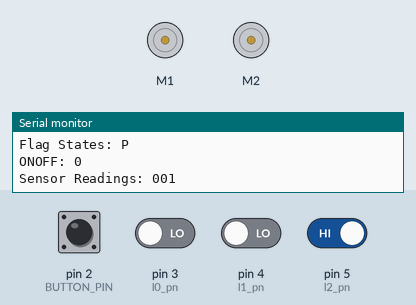
Recording of a sketch running on a simulated Arduino Uno, built with avr-gcc and run on an emulated ATmega328P. On the bench: 2 × DC motor (green arrow = forward, orange = backward, longer = faster), the last lines printed to the serial monitor. Inputs (shaded band) come from the test bench; at power-on: pin 5 (l2_pn) HIGH, pin 2 (BUTTON_PIN), pin 3 (l0_pn), pin 4 (l1_pn) LOW.

Above: at 1.2 s.
1.3 s: pin 2 (BUTTON_PIN) pulled HIGH for 0.15 s
4.4 s: pin 3 (l0_pn) driven HIGH
At 5.0 s:
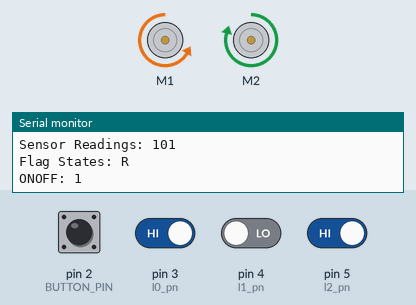
5.9 s: pin 4 (l1_pn) driven HIGH
At 6.6 s:
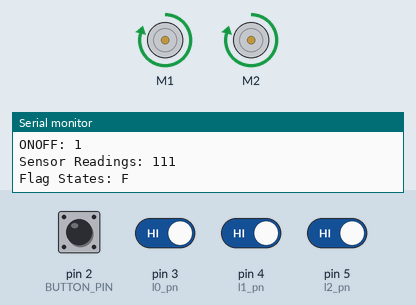
7.5 s: pin 5 (l2_pn) driven LOW
At 7.9 s:
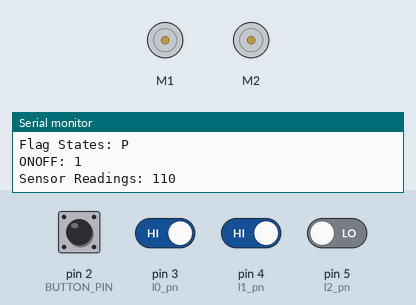
9.0 s: pin 5 (l2_pn) driven HIGH
At 9.5 s:
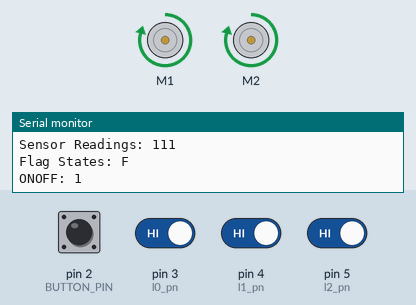
10.5 s: pin 3 (l0_pn) driven LOW
At 11.8 s:
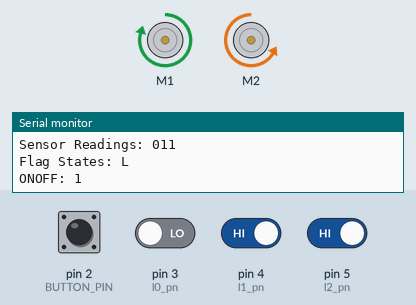
Timing chart, 0 to 13.0 s (numbered marks = the images above; inputs shaded):
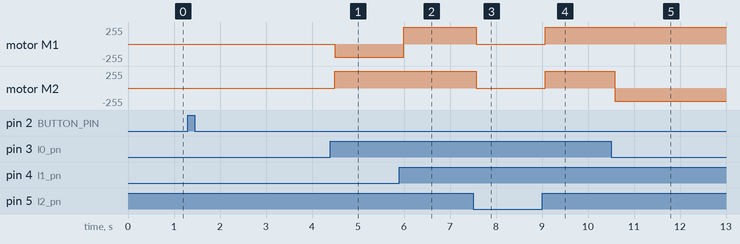

The sketch:

line_follow_button_221019.ino
```cpp
#include <Wire.h>
#include <Adafruit_MotorShield.h>
#include "utility/Adafruit_MS_PWMServoDriver.h"

/* setup the motor and create the DC motor object*/
Adafruit_MotorShield AFMS = Adafruit_MotorShield(); // Create the Adafruit_MotorShield object
Adafruit_DCMotor *Rwheel = AFMS.getMotor(1);        // RIHGT
Adafruit_DCMotor *Lwheel = AFMS.getMotor(2);        // LEFT

/*defining pins and variables*/

#define BUTTON_PIN 2 // switch
#define l0_pn 3      // left
#define l1_pn 4      // right
#define l2_pn 5      // far right

// Variables will change:
bool flag_started = false;
bool flag_onoff = false;
char flag_nav = 'P';
int motor_speed = 250;
int l0, l1, l2;

// button variable
byte lastButtonState = LOW;
unsigned long debounceDuration = 50; // millis
unsigned long lastTimeButtonStateChanged = 0;

void setup()
{
  pinMode(BUTTON_PIN, INPUT);
  pinMode(l0_pn, INPUT); // light sensor on the left
  pinMode(l1_pn, INPUT); // light sensor on the right
  pinMode(l2_pn, INPUT); // light sensor on the far right
  Serial.begin(9600);
  AFMS.begin(); // Connect to the controller
}

void loop()
{
  // read and store light sensor values
  l0 = digitalRead(l0_pn);
  l1 = digitalRead(l1_pn);
  l2 = digitalRead(l2_pn);

  // print values of the light sensors to the serial monitor
  Serial.print("Sensor Readings: ");
  Serial.print(l0);
  Serial.print(l1);
  Serial.println(l2);

  Serial.print("Flag States: ");
  Serial.println(flag_nav);

  // button debounce
  if (millis() - lastTimeButtonStateChanged > debounceDuration)
  {
    byte buttonState = digitalRead(BUTTON_PIN);
    if (buttonState != lastButtonState)
    {
      lastTimeButtonStateChanged = millis();
      lastButtonState = buttonState;
      if (buttonState == LOW)
      {
        // do an action, for example print on Serial
        Serial.println("Button released");
        flag_onoff = !flag_onoff;
      }
    }
  }
  Serial.print("ONOFF: ");
  Serial.println(flag_onoff);

  if (flag_onoff == true)
  {
    line_follow();
  }

  else if (flag_onoff == false && flag_nav != 'P')
  {
    stop_move();
  }
}

/***********************************************************/
// define functions
void line_follow()
{

  if (l2 == LOW && flag_nav != 'P')
  {
    Serial.println("Junctions detected!");
    stop_move();
  }

  else if (l2 == HIGH)
  {
    // neither l0 or l1 detects the line
    if ((l0 == HIGH && l1 == HIGH) && flag_nav != 'F')
    {
      // forward
      move_forward();
      Serial.println("MOVE FORWARD!");
    }

    // l0 detects the line
    else if ((l0 == LOW && l1 == HIGH) && flag_nav != 'L')
    {
      // adjust left slightly
      adjust_left();
    }

    // l1 detects the line
    else if ((l0 == HIGH && l1 == LOW) && flag_nav != 'R')
    {
      // adjust right slightly
      adjust_right();
    }

    // l0 and l1 both detect the line
    else if ((l0 == LOW && l1 == LOW) && flag_nav != 'P')
    {
      // forward
      stop_move();
    }
  }
}

// functions
void move_forward()
{
  flag_nav = 'F';
  Rwheel->run(FORWARD);
  Rwheel->setSpeed(motor_speed);
  Lwheel->run(FORWARD);
  Lwheel->setSpeed(motor_speed);
}

void adjust_left()
{
  flag_nav = 'L';
  Rwheel->run(FORWARD);
  Rwheel->setSpeed(motor_speed);
  Lwheel->run(BACKWARD);
  Lwheel->setSpeed(200);
}

void adjust_right()
{
  flag_nav = 'R';
  Rwheel->run(BACKWARD);
  Rwheel->setSpeed(200);
  Lwheel->run(FORWARD);
  Lwheel->setSpeed(motor_speed);
}

void stop_move()
{
  flag_nav = 'P';
  Rwheel->run(RELEASE);
  Rwheel->setSpeed(0);
  Lwheel->run(RELEASE);
  Lwheel->setSpeed(0);
}
```

Measured:
- after the input at 4.4 s, motor M1: stopped → backward 200/255 after 0.09 s; motor M2: stopped → forward 250/255 after 0.09 s
- after the input at 5.9 s, motor M1: backward 200/255 → forward 250/255 after 0.09 s
- after the input at 7.5 s, motor M1, motor M2: forward 250/255 → stopped after 0.08 s
- after the input at 9.0 s, motor M1, motor M2: stopped → forward 250/255 after 0.07 s
- after the input at 10.5 s, motor M2: forward 250/255 → backward 200/255 after 0.09 s
